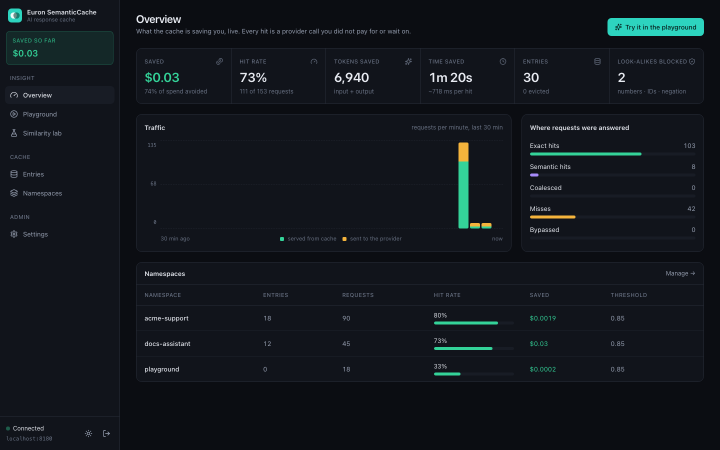
#> input picture docs/assets/screenshots/01-overview.png, 1440 x 900 px (shown at 1/2 size); its folder holds 4 pictures in this run
$ python make_tour_gif.py
#> lines starting #> are read from the running program, lines starting #| are printed output that depends on the picture
"""Builds docs/assets/tour.gif from the README screenshots (run `make screenshots`)."""

from __future__ import annotations

from pathlib import Path

from PIL import Image

ROOT = Path(__file__).resolve().parents[2]
SHOTS = ROOT / "docs/assets/screenshots"
ORDER = [
    "01-overview",
    "02-playground",
    "03-guard",
    "04-lab",
    "05-entries",
    "06-entry-detail",
    "07-namespaces",
    "08-settings",
    "09-overview-light",
]
WIDTH = 960

frames = []
for name in ORDER:
    im = Image.open(SHOTS / f"{name}.png").convert("RGB")
#> im is the input picture: PIL image 1440x900 RGB; mean R, G, B 18.1, 22.7, 28.6
    im = im.resize((WIDTH, round(im.height * WIDTH / im.width)), Image.LANCZOS)
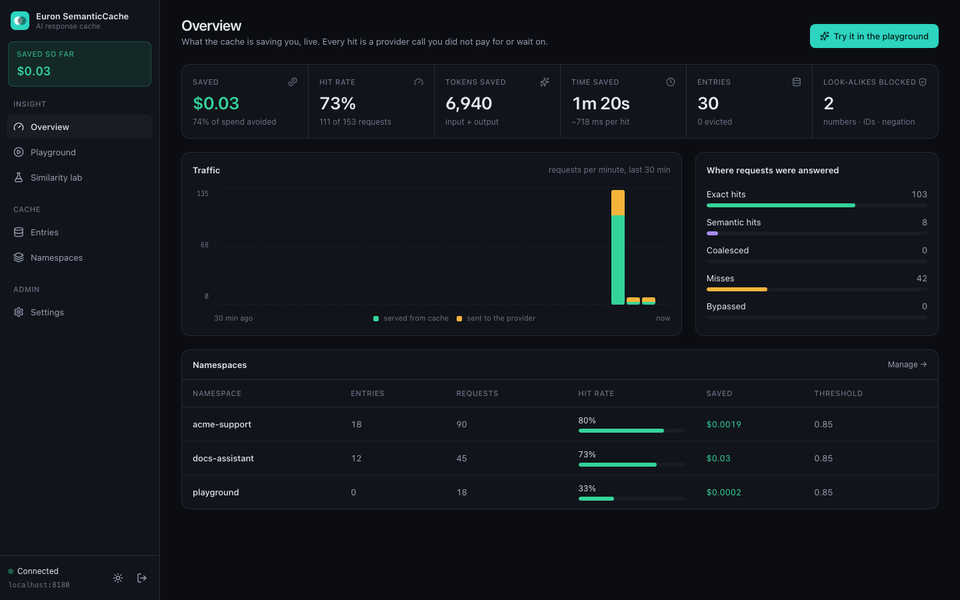
#> im: PIL image 960x600 RGB; mean R, G, B 18, 22.7, 28.6
    frames.append(im.quantize(colors=128, method=Image.Quantize.MEDIANCUT, dither=Image.Dither.NONE))
#> pass 2 of the loop `for name in ORDER:`:
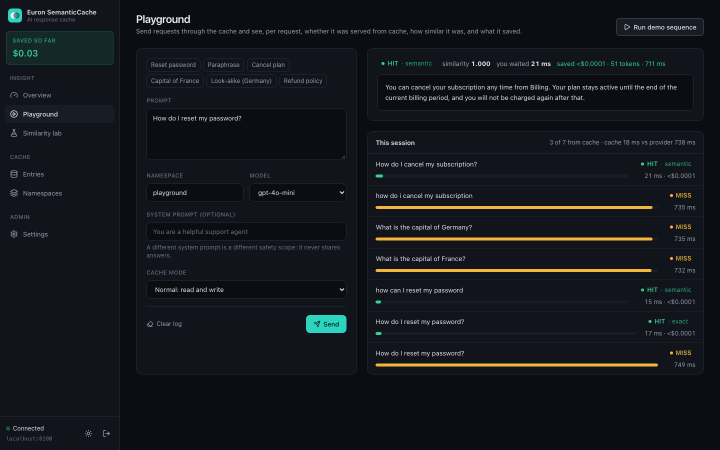
#> input picture docs/assets/screenshots/02-playground.png, 1440 x 900 px (shown at 1/2 size)
#> im is the input picture: PIL image 1440x900 RGB; mean R, G, B 20.2, 23.1, 27.9
#> `im = im.resize((WIDTH, round(im.height * WIDTH / im.width)), Image.LAN..`:
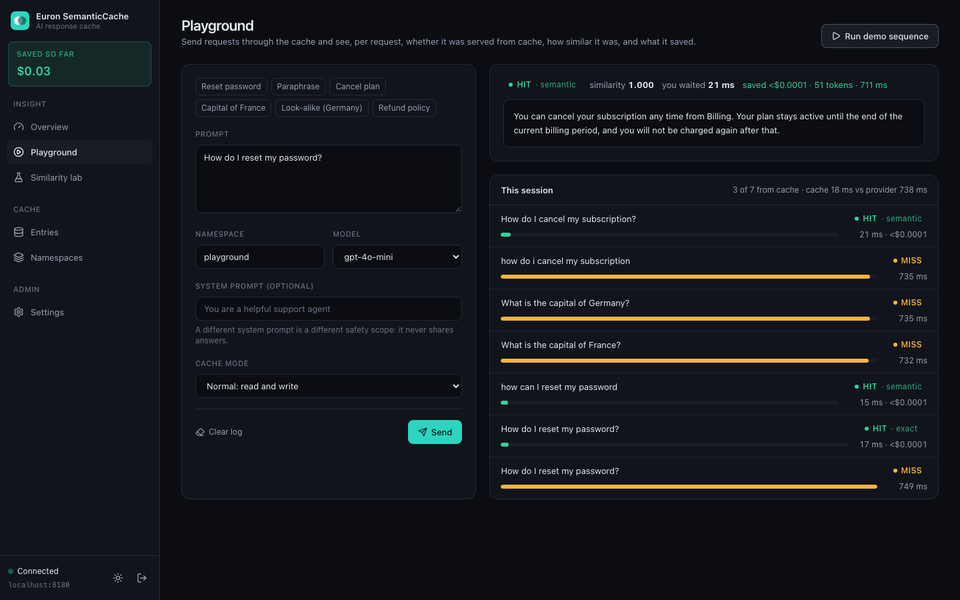
#> im: PIL image 960x600 RGB; mean R, G, B 20.2, 23.1, 27.9
#> pass 3 of the loop `for name in ORDER:`:
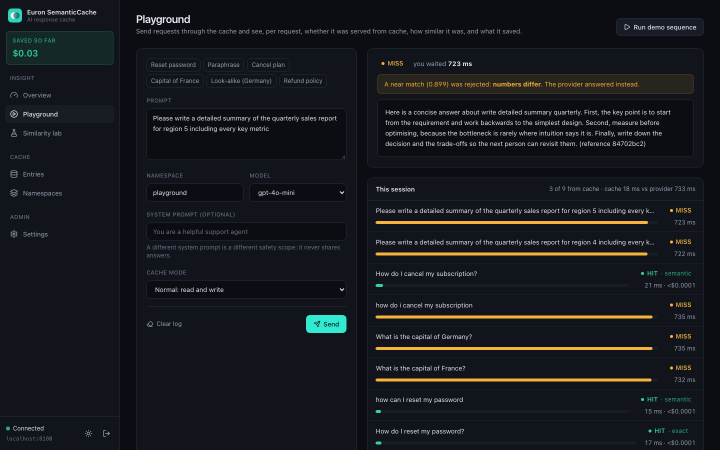
#> input picture docs/assets/screenshots/03-guard.png, 1440 x 900 px (shown at 1/2 size)
#> im is the input picture: PIL image 1440x900 RGB; mean R, G, B 23.2, 25.7, 30.1
#> `im = im.resize((WIDTH, round(im.height * WIDTH / im.width)), Image.LAN..`:
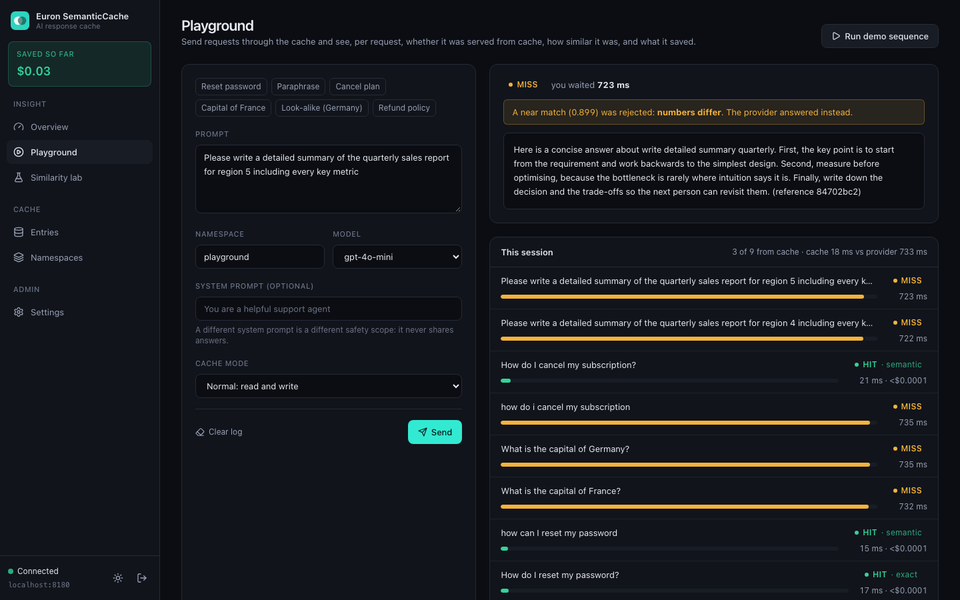
#> im: PIL image 960x600 RGB; mean R, G, B 23.2, 25.7, 30.1
#> (the run stopped early here; a loop or call above may not have finished)
